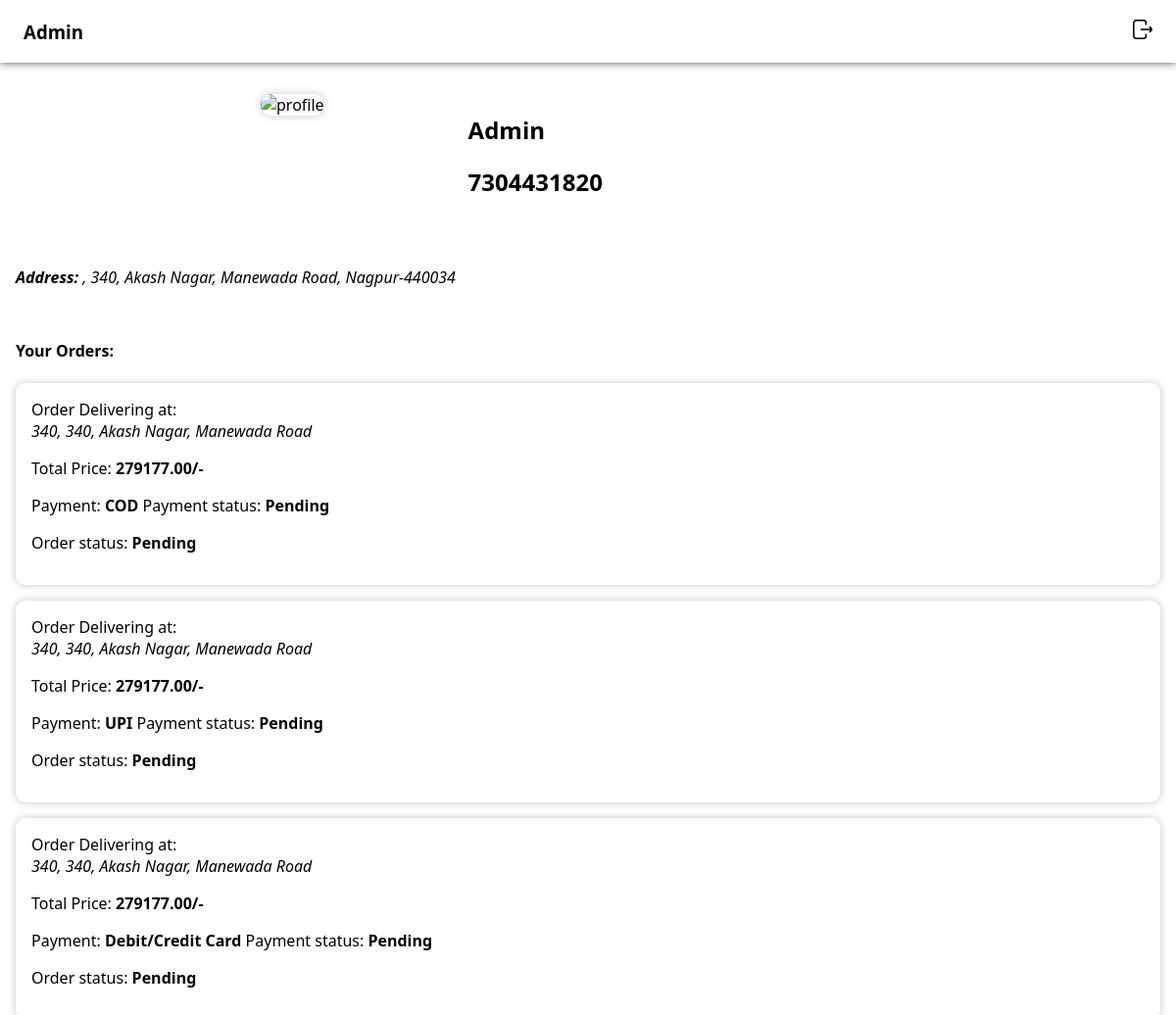
Before: /profile/ (signed in) with the older database file.
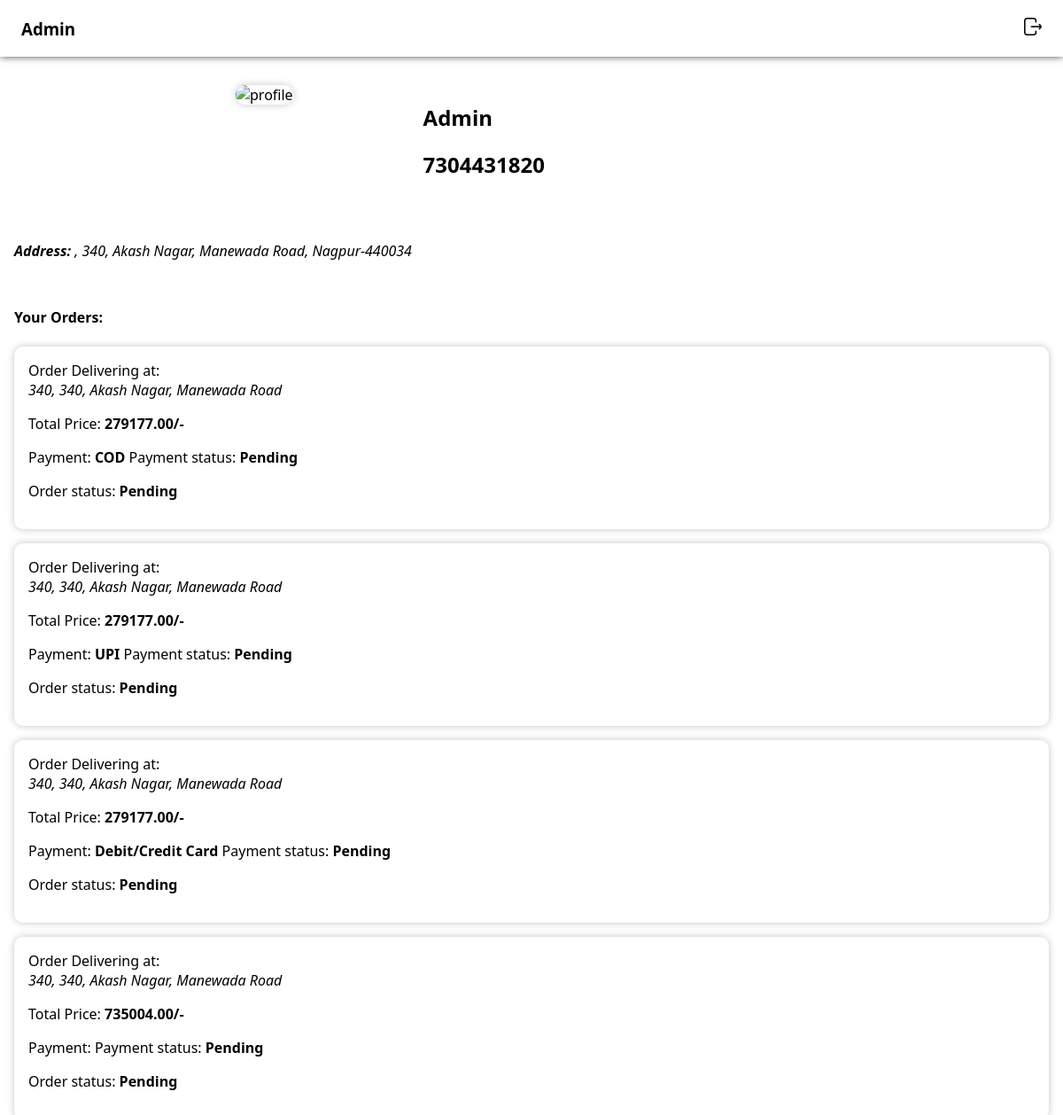
After: the same page with the newer database file.
### store/models.py (models this page shows, shortened)
class Customer(models.Model):
    user = models.OneToOneField(User, on_delete=models.CASCADE)
    phone = models.BigIntegerField()
    plot_no = models.TextField(default=None)
    streetaddr = models.TextField()
    city = models.CharField(max_length=20, default=None)
    pincode = models.PositiveIntegerField()

class Order(models.Model):
    user = models.ForeignKey(User, on_delete=models.CASCADE, default=None)
    order = models.ManyToManyField(OrderItem)
    delivery_address = models.CharField(max_length=300, default=None)
    total_price = models.DecimalField(max_digits=10, decimal_places=2)
    payment_mode = models.CharField(max_length=20,choices=MODES, default=None)
    payment_status = models.CharField(max_length=20,choices=PAY_STATUS, default='Pending')
    order_status = models.CharField(max_length=20,choices=STATUS_CHOICES, default='Pending')

### store/views.py (the view)
# urls.py: path('profile/',views.profile, name='user profile'),
def profile(request):
    print(request.user.id)
    if(request.user.id is not None):
        customer = Customer.objects.get(user=request.user) if Customer.objects.filter(user=request.user).exists() else None
        orders = Order.objects.filter(user=request.user)
        return render(request, 'profile.html', {'logo': "Profile",'customer':customer,'orders':orders})
    else:
        return render(request, 'profile.html')

### static/templates/profile.html (shortened to what this page needs)
<!DOCTYPE html>
<html lang="en">
<head>
    {% load static %}
    <link rel="stylesheet" href="{% static '/css/style.css' %}">
</head>
<body>
    <div id="header">
        <h3 class="logo">{% if user.is_authenticated %}{{user.first_name}} {{user.last_name}}{% else %}Login or Sign Up{% endif %}</h3>
        <div id="mob-nav">
            <ul>
                {% if user.is_authenticated %}
                    <li><a href="/logout"><img src="{% static '/images/logout.png' %}" alt="logout" class="icon-img search"></a></li>
                {% endif %}
            </ul>
        </div>
    </div>
    {% if user.is_authenticated %}
        <div id="profile-container">
            <div id="profile-head">
                <img src="{% static '/images/user.png' %}" alt="profile" id="profile-img"/>
            </div>
            <div id="profile-card">
                <h2>{{user.first_name}} {{user.last_name}}</h2>
                <h2>{{user.username}}</h2>
            </div>
        </div>
        <div id="user-details">
            <address><strong>Address: </strong>{{customer.plot_no}}, {{customer.streetaddr}}, {{customer.city}}-{{customer.pincode}}</address>
        </div>
        <div id="order-details">
            <h4>Your Orders:</h4>
            {%for order in orders%}
            <div class="order-card">
                Order Delivering at:
                <address>
                    {{order.delivery_address}}
                </address>
                <p>
                    Total Price: <strong>{{order.total_price}}/-</strong>
                </p>
                <p>
                    Payment: <strong>{{order.payment_mode}}</strong>  Payment status: <strong>{{order.payment_status}}</strong>
                </p>
                <p>
                    Order status: <strong>{{order.order_status}}</strong>
                </p>
            </div>
            {% endfor %}
        </div>
    {% endif %}
</body>
</html>

### static/css/style.css (style rules this page uses)
body { margin: 0; font-family:'Segoe UI', Tahoma, Geneva, Verdana, sans-serif; }
a { text-decoration: none; color: black; }
#header { width: 100%; height: 4rem; position: sticky; z-index: 1000; top: 0; display: flex; justify-content: space-between; align-items: center; background-color: white; box-shadow: 0 0 8px #000000b4; transition: all 0.4s ease; }
#header .logo, #footer .logo { padding: 1rem 1.5rem; }
.icon-img { width: 36px; padding: 0.5rem; cursor: pointer; background-color: transparent; }
#mob-nav ul { display: flex; align-items: center; list-style-type: none; margin: 0; gap: 1rem; padding-left: 0; padding-right: 1rem; }
ul { list-style-type: none; padding-left: 0; }
h2 { text-align: center; }
#profile-container { width: min(100%,700px); margin: 1rem auto; height: 10rem; display: flex; justify-content: space-between; align-items: flex-start; padding: 1rem; gap: 1rem; }
div#profile-head { width: 30%; }
#profile-img { width: min(100%,125px); aspect-ratio: 1/1; border-radius: 300px; box-shadow: 0 0 10px #c9c9c9; }
#profile-card { width: 70%; }
#profile-card h2 { text-align: left; }
#user-details { padding: 1rem; }
#order-details { padding: 1rem; }
.order-card { width: 100%; padding: 1rem; margin: 1rem auto; box-shadow: 0 0 8px #c4c4c4; border-radius: 10px; }
* { box-sizing: border-box; }

Changed rows visible on the page:
added Order: delivery_address "340, 340, Akash Nagar, Manewada Road", total_price "735004.00", payment_status "Pending", order_status "Pending"
